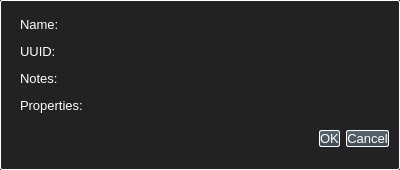
<?xml version="1.0" encoding="UTF-8"?>
<ui version="4.0">
 <class>InspectionTaskActionInfoDialog</class>
 <widget class="QDialog" name="InspectionTaskActionInfoDialog">
  <property name="geometry">
   <rect>
    <x>0</x>
    <y>0</y>
    <width>400</width>
    <height>170</height>
   </rect>
  </property>
  <property name="minimumSize">
   <size>
    <width>400</width>
    <height>170</height>
   </size>
  </property>
  <property name="maximumSize">
   <size>
    <width>400</width>
    <height>170</height>
   </size>
  </property>
  <property name="windowTitle">
   <string>Inspection Task Action Information</string>
  </property>
  <property name="styleSheet">
   <string notr="true">QMainWindow::separator {
	background-color: #323235;
	width: 3px;
	height: 3px;
}

QMainWindow::separator:hover {
	background: blue;
}


QWidget {
	background-color: #222224;
	color: white;
	font-size: 10pt;
}

QWidget:focus
{
	border: 2px solid #379AC3;
	/*background-color: rgba(55, 154, 195, 80);*/
}


QLabel:disabled {
	color: grey;
}


QProgressBar {
	border: 1px solid #4A4A4F;
	border-radius: 4px;
	text-align: center;
	background-color: #111118;
}

QProgressBar::chunk {
	background-color: #3C7B9E;
}


QSpinBox,
QDoubleSpinBox,
QDateEdit,
QTimeEdit {
	background-color: #1E2929;
	border: 1px solid white;
	border-radius: 5px;
	selection-background-color: #379AC3;
}

QSpinBox:disabled,
QDoubleSpinBox:disabled,
QDateEdi:disabledt,
QTimeEdit:disabled  {
    border-color: grey;
	color: grey;
}

QDockWidget {
	border: 2px solid #66666B;
	border-radius: 1px;
}

QDockWidget::title {
	background-color: qlineargradient(x1: 0, y1: 0, x2: 0, y2: 1, stop: 0 #3F556A, stop: 1 #293645);    
	text-align: center;
	border-bottom: 2px solid #2C3A4A;
}

QDockWidget::close-button, 
QDockWidget::float-button {
	spacing: 1px;
	border: 1px solid transparent;
	border-radius: 2px;
	background: transparent;
	padding: 0px;
}

QDockWidget::close-button:hover, 
QDockWidget::float-button:hover {
	background: rgba(255, 255, 255, 10);
}

QDockWidget::close-button:pressed, 
QDockWidget::float-button:pressed {
	padding: 1px -1px -1px 1px;
}


QMenuBar::item {
    background-color: transparent;
}

QMenuBar::item:selected {
    background-color: #379AC3;
	border: 1px solid grey;
    border-bottom-color: transparent;
    border-top-left-radius: 4px;
    border-top-right-radius: 4px;
}

QMenuBar::item:disabled {
	color: grey;
}


QMenu {
	border: 1px solid #379AC3;
}

QMenu::separator {
	height: 1px;
	background: #379AC3;
	margin-top: 8px;
	margin-bottom: 4px;
	margin-left: 5px;
	margin-right: 5px;
 }

QMenu::item {
	padding: 2px 20px 2px 20px;
}

QMenu::item:disabled {
	color: grey;
}

QMenu::item:selected {
    background-color: #379AC3;
	border: 1px solid grey;
}


QToolButton {
	background-color: #2C2C34;
	border: 1px solid white;
	border-radius: 2px;
	margin: 1px;
	padding-left: 2px;
	padding-right: 2px;
}

QToolButton:disabled {
	border-color: grey;
}

QToolButton:checked {
	background-color: qlineargradient(x1: 0, y1: 0, x2: 0, y2: 1, stop: 0 #3FC9D7, stop: 1 #414B52);
	border-color: #379AC3;
}

QToolButton:checked:disabled {
	background-color: #898C90;
	border-color: grey;
}

QToolButton:pressed {
	background-color: qlineargradient(x1: 0, y1: 0, x2: 0, y2: 1, stop: 0 #bbbbbb, stop: 1 #b0b0b0);
	border-color: #379AC3;
}


QComboBox {
	background-color: #1E2929;
	color: white;
    border: 1px solid white;
    border-radius: 2px;
    padding: 1px 18px 1px 32px;
    min-width: 6em;
}

QComboBox:disabled {
	color: grey;
    border-color: grey;
}

QComboBox::separator {
	height: 1px;
	background: #379AC3;
	margin-left: 5px;
	margin-right: 5px;
}

QComboBox::item:disabled {
	color: grey;
}

QComboBox::item:selected {
    background-color: #379AC3;
}


QDialog {
	border: 1px solid white;
  	border-radius: 2px;
}


QTabWidget::pane {
	border: 1px solid white;
}


QTabBar {
	outline: none
}

QTabBar::tab {
    background-color: qlineargradient(x1: 0, y1: 0, x2: 0, y2: 1, stop: 0 #090909, stop: 1 #353535);
    border: 1px solid white;
    border-bottom-color: transparent;
    border-top-left-radius: 4px;
    border-top-right-radius: 4px;
    min-width: 8ex;
    padding: 2px;
}

QTabBar::tab:selected, QTabBar::tab:hover {
	background-color: #379AC3;
}

QTabBar::tab:!selected {
	margin-top: 2px;
}

QTabBar::tab:focus
{
	border: 1px solid #379AC3;
}


QToolTip {
    background-color: #3D5368;
    border: 1px solid #379AC3;
    border-radius: 2px;
    color: #DDDDDF;
}


QSlider {
    background-color: transparent;
}

QSlider::groove:horizontal {
     border: 1px solid #999999;
     height: 4px; 
     background: qlineargradient(x1:0, y1:0, x2:0, y2:1, stop:0 #4A4A4F, stop:1 #4A4A4F);
     margin: 2px 0;
 }

 QSlider::groove:disabled:horizontal {
     border: 1px solid #454545;
     height: 4px; 
     background: qlineargradient(x1:0, y1:0, x2:0, y2:1, stop:0 #4A4A4F, stop:1 #4A4A4F);
     margin: 2px 0;
 }

 QSlider::handle:horizontal {
     background-color: qlineargradient(x1: 0, y1: 0, x2: 0, y2: 1, stop: 0 #232228, stop: 1 #020208);
     border: 2px solid #379AC3;
     width: 18px;
     margin: -5px 0; 
     border-radius: 3px;
 }

 QSlider::handle:disabled:horizontal {
     background-color: qlineargradient(x1: 0, y1: 0, x2: 0, y2: 1, stop: 0 #535258, stop: 1 #050508);
     border: 2px solid #444444;
     width: 18px;
     margin: -5px 0;
     border-radius: 3px;
 }

 QSlider::groove:vertical {
     border: 1px solid #999999;
     width: 4px; 
     background: qlineargradient(x1:0, y1:0, x2:1, y2:0, stop:0 #4A4A4F, stop:1 #4A4A4F);
     margin: 2px 0;
 }

 QSlider::handle:vertical {
     background-color: qlineargradient(x1: 0, y1: 0, x2: 1, y2: 0, stop: 0 #232228, stop: 1 #020208);
     border: 2px solid #379AC3;
     height: 18px;
     margin: 0 -5px; 
     border-radius: 3px;
 }


QRadioButton{
    width: 13px;
    height: 13px;
    padding: 3px 3px 3px 3px;
	outline: none;
}

QRadioButton:disabled {
	color: grey;
	border-color: grey;
}

QRadioButton::indicator{
    border: 1px solid white;
    border-radius: 5px;
    color: white;
    width: 10px;
    height: 10px;
    margin: 2px 2px 2px 2px;
}

QRadioButton::indicator:disabled{
    color: grey;
	border-color: grey;
}

QRadioButton::indicator:checked {
    background-color: #379AC3;
}

QRadioButton::indicator:checked:disabled{
    color: grey;
	border-color: grey;
	background-color: grey;
}

QPlainTextEdit,
QTextEdit,
QLineEdit {
	background-color: #1E2929;
	/*border: 1px solid #777777;*/
	border: 1px solid white;
	/*border-radius: 2px;*/
	border-radius: 5px;
	selection-background-color: #379AC3;
}

QPlainTextEdit:disabled,
QTextEdit:disabled,
QLineEdit:disabled  {
	border-color: grey;
	color: grey;
}


QPushButton {
	border: 1px solid white;
	border-radius: 2px;
	background-color: qlineargradient(x1: 0, y1: 0, x2: 0, y2: 1, stop: 0 #59666f, stop: 1 #414B52);
	outline: none
}

QPushButton:disabled {
    color: grey;
}

QPushButton:checked {
	background-color: qlineargradient(x1: 0, y1: 0, x2: 0, y2: 1, stop: 0 #09A2B2, stop: 1 #414B52);
}

QPushButton:pressed {
	background-color: qlineargradient(x1: 0, y1: 0, x2: 0, y2: 1, stop: 0 #bbbbbb, stop: 1 #b0b0b0);
}


QTreeView,
QListView ,
QTableWidget{
	background: #1E2929;
	alternate-background-color: #223335;
	show-decoration-selected: 1;
}

QTreeView::item:!has-children:hover,
QListView::item:hover {
    background-color: #379AC3;
}

QTreeView::item:selected,
QListView::item:selected {
    background-color: #379AC3;
	border: 1px solid grey;
    border-right-color:transparent;
	border-left-color:transparent;
}

QTreeView::branch:!has-children:hover {
    background-color: #379AC3;
}

QTreeView::branch:selected {
    background-color: #379AC3;
	border: 1px solid grey;
    border-right-color:transparent;
	border-left-color:transparent;
}

QTreeView::item:hover#WmsTreeWidget {
	background-color: none;
}

QTreeView::branch:hover#WmsTreeWidget {
    background-color: none;
}


QHeaderView::section {
    background-color: #221113;
	color: white;
	border: 1px solid #6c6c6c;
}

QHeaderView::section:checked
{
    background-color: darkgrey;
}

QHeaderView::section:disabled {
	color: grey;
}

QCheckBox {
    color: #DDDDDF;
    padding: 3px 3px 3px 3px;
}

/*
QCheckBox::indicator{
    border: 1px solid white;
    border-radius: 1px;
    color: #FFFFFF;
    width: 10px;
    height: 10px;
    margin: 2px 2px 2px 2px
}

QCheckBox::indicator:unchecked:pressed {
    background-color: #286e08;
}

QCheckBox::indicator:checked {
    background-color: #49c70f;
}

QCheckBox::indicator:checked:pressed {
    background-color: #AAAAAA;
}
*/

QGroupBox {
    border: 1px solid #66666B;
    border-radius: 3px;
    padding: 0px 0px 0px 0px;
    margin-top: 2ex;
    margin-bottom: 1ex;
}

QGroupBox::title {
     subcontrol-origin: margin;
     subcontrol-position: top center;
     margin: 0 3px 0px 3px;
     padding: 0 3px 0px 0px;
     font: bold 8px;
     color: #DDDDDF;
 }


QGCToolWidgetItem {
	border: 1px solid #66666B;
	border-radius: 3px;
	padding: 10px 0px 0px 0px;
	margin-top: 1ex;
 }


QSplitter::handle:horizontal {
	background-color: qlineargradient(spread:pad, x1:0, y1:0, x2:0, y2:1, 
		stop:0 rgba(255, 255, 255, 0), 
		stop:0.407273 rgba(200, 200, 200, 255), 
		stop:0.4825 rgba(101, 104, 113, 235), 
		stop:0.6 rgba(255, 255, 255, 0)
		);
}

QSplitter::handle:vertical {
	background-color: qlineargradient(spread:pad, x1:0, y1:0, x2:1, y2:0, 
		stop:0 rgba(255, 255, 255, 0), 
		stop:0.407273 rgba(200, 200, 200, 255), 
		stop:0.4825 rgba(101, 104, 113, 235), 
		stop:0.6 rgba(255, 255, 255, 0)
		);
}</string>
  </property>
  <layout class="QVBoxLayout" name="verticalLayout">
   <property name="spacing">
    <number>0</number>
   </property>
   <item>
    <layout class="QHBoxLayout" name="horizontalLayout">
     <item>
      <widget class="QLabel" name="label">
       <property name="minimumSize">
        <size>
         <width>100</width>
         <height>27</height>
        </size>
       </property>
       <property name="maximumSize">
        <size>
         <width>100</width>
         <height>27</height>
        </size>
       </property>
       <property name="text">
        <string>Name:</string>
       </property>
      </widget>
     </item>
     <item>
      <widget class="QLabel" name="taskActionNameL">
       <property name="sizePolicy">
        <sizepolicy hsizetype="Minimum" vsizetype="Fixed">
         <horstretch>0</horstretch>
         <verstretch>0</verstretch>
        </sizepolicy>
       </property>
       <property name="minimumSize">
        <size>
         <width>250</width>
         <height>27</height>
        </size>
       </property>
       <property name="maximumSize">
        <size>
         <width>250</width>
         <height>27</height>
        </size>
       </property>
       <property name="font">
        <font>
         <pointsize>10</pointsize>
         <weight>50</weight>
         <bold>false</bold>
        </font>
       </property>
       <property name="frameShape">
        <enum>QFrame::NoFrame</enum>
       </property>
       <property name="text">
        <string/>
       </property>
       <property name="alignment">
        <set>Qt::AlignCenter</set>
       </property>
      </widget>
     </item>
    </layout>
   </item>
   <item>
    <layout class="QHBoxLayout" name="horizontalLayout_2">
     <item>
      <widget class="QLabel" name="label_2">
       <property name="minimumSize">
        <size>
         <width>100</width>
         <height>27</height>
        </size>
       </property>
       <property name="maximumSize">
        <size>
         <width>100</width>
         <height>27</height>
        </size>
       </property>
       <property name="text">
        <string>UUID:</string>
       </property>
      </widget>
     </item>
     <item>
      <widget class="QLabel" name="taskActionUUIDL">
       <property name="sizePolicy">
        <sizepolicy hsizetype="Minimum" vsizetype="Fixed">
         <horstretch>0</horstretch>
         <verstretch>0</verstretch>
        </sizepolicy>
       </property>
       <property name="minimumSize">
        <size>
         <width>250</width>
         <height>27</height>
        </size>
       </property>
       <property name="maximumSize">
        <size>
         <width>250</width>
         <height>27</height>
        </size>
       </property>
       <property name="font">
        <font>
         <pointsize>10</pointsize>
         <weight>50</weight>
         <bold>false</bold>
        </font>
       </property>
       <property name="frameShape">
        <enum>QFrame::NoFrame</enum>
       </property>
       <property name="text">
        <string/>
       </property>
       <property name="alignment">
        <set>Qt::AlignCenter</set>
       </property>
      </widget>
     </item>
    </layout>
   </item>
   <item>
    <layout class="QHBoxLayout" name="horizontalLayout_3">
     <item>
      <widget class="QLabel" name="label_3">
       <property name="sizePolicy">
        <sizepolicy hsizetype="Preferred" vsizetype="Preferred">
         <horstretch>0</horstretch>
         <verstretch>0</verstretch>
        </sizepolicy>
       </property>
       <property name="minimumSize">
        <size>
         <width>100</width>
         <height>27</height>
        </size>
       </property>
       <property name="maximumSize">
        <size>
         <width>100</width>
         <height>27</height>
        </size>
       </property>
       <property name="text">
        <string>Notes:</string>
       </property>
       <property name="alignment">
        <set>Qt::AlignLeading|Qt::AlignLeft|Qt::AlignVCenter</set>
       </property>
      </widget>
     </item>
     <item>
      <widget class="QLabel" name="taskActionNotesL">
       <property name="sizePolicy">
        <sizepolicy hsizetype="Minimum" vsizetype="Fixed">
         <horstretch>0</horstretch>
         <verstretch>0</verstretch>
        </sizepolicy>
       </property>
       <property name="minimumSize">
        <size>
         <width>250</width>
         <height>27</height>
        </size>
       </property>
       <property name="maximumSize">
        <size>
         <width>250</width>
         <height>27</height>
        </size>
       </property>
       <property name="frameShape">
        <enum>QFrame::NoFrame</enum>
       </property>
       <property name="text">
        <string/>
       </property>
       <property name="alignment">
        <set>Qt::AlignCenter</set>
       </property>
      </widget>
     </item>
    </layout>
   </item>
   <item>
    <layout class="QHBoxLayout" name="horizontalLayout_4">
     <item>
      <widget class="QLabel" name="label_4">
       <property name="minimumSize">
        <size>
         <width>100</width>
         <height>27</height>
        </size>
       </property>
       <property name="maximumSize">
        <size>
         <width>100</width>
         <height>27</height>
        </size>
       </property>
       <property name="text">
        <string>Properties:</string>
       </property>
      </widget>
     </item>
     <item>
      <widget class="QLabel" name="taskActionPropL">
       <property name="sizePolicy">
        <sizepolicy hsizetype="Minimum" vsizetype="Fixed">
         <horstretch>0</horstretch>
         <verstretch>0</verstretch>
        </sizepolicy>
       </property>
       <property name="minimumSize">
        <size>
         <width>250</width>
         <height>27</height>
        </size>
       </property>
       <property name="maximumSize">
        <size>
         <width>250</width>
         <height>27</height>
        </size>
       </property>
       <property name="font">
        <font>
         <pointsize>10</pointsize>
         <weight>50</weight>
         <bold>false</bold>
        </font>
       </property>
       <property name="frameShape">
        <enum>QFrame::NoFrame</enum>
       </property>
       <property name="text">
        <string/>
       </property>
       <property name="alignment">
        <set>Qt::AlignCenter</set>
       </property>
      </widget>
     </item>
    </layout>
   </item>
   <item>
    <widget class="QDialogButtonBox" name="buttonBox">
     <property name="sizePolicy">
      <sizepolicy hsizetype="Preferred" vsizetype="Preferred">
       <horstretch>0</horstretch>
       <verstretch>0</verstretch>
      </sizepolicy>
     </property>
     <property name="orientation">
      <enum>Qt::Horizontal</enum>
     </property>
     <property name="standardButtons">
      <set>QDialogButtonBox::Cancel|QDialogButtonBox::Ok</set>
     </property>
    </widget>
   </item>
  </layout>
 </widget>
 <resources/>
 <connections>
  <connection>
   <sender>buttonBox</sender>
   <signal>accepted()</signal>
   <receiver>InspectionTaskActionInfoDialog</receiver>
   <slot>accept()</slot>
   <hints>
    <hint type="sourcelabel">
     <x>318</x>
     <y>49</y>
    </hint>
    <hint type="destinationlabel">
     <x>184</x>
     <y>49</y>
    </hint>
   </hints>
  </connection>
  <connection>
   <sender>buttonBox</sender>
   <signal>rejected()</signal>
   <receiver>InspectionTaskActionInfoDialog</receiver>
   <slot>reject()</slot>
   <hints>
    <hint type="sourcelabel">
     <x>318</x>
     <y>49</y>
    </hint>
    <hint type="destinationlabel">
     <x>184</x>
     <y>49</y>
    </hint>
   </hints>
  </connection>
 </connections>
</ui>
